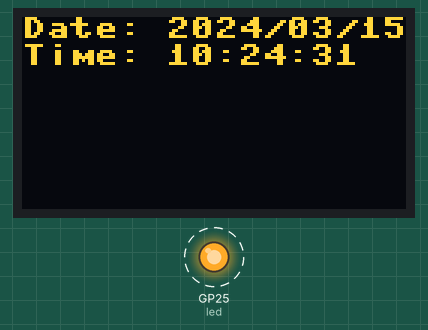
Recording of a program running on a simulated Raspberry Pi Pico running MicroPython. Shown: 128×64 one-colour display, output pins drawn as LEDs (lit = HIGH). Dashed ring = blinking. The OLED is the two-colour kind (top 16 rows yellow); the clock reads 2024-03-15 10:24:30 at power-on unless the program sets it; library files of the repository ran but are not shown: sh1106.py.

Above: at 1.1 s.
At 9.1 s:
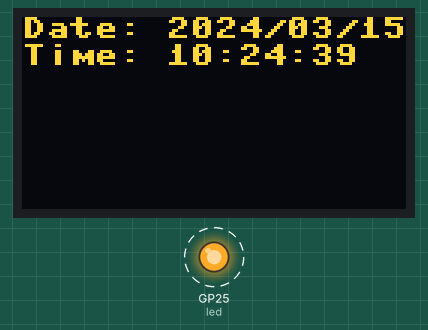
At 19.1 s:
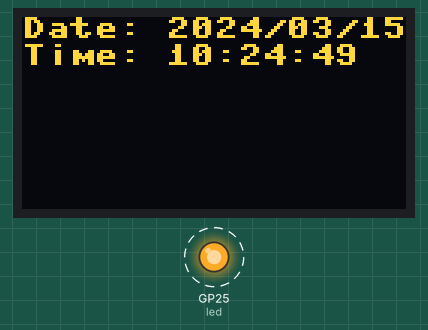
At 38.1 s:
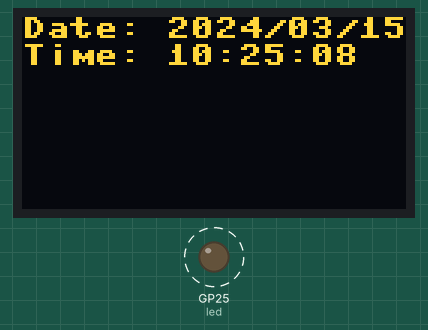
Timing chart, 0 to 40.0 s (numbered marks = the images above):
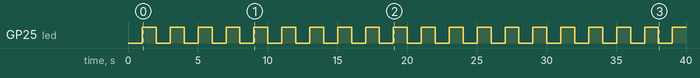

Measured:
- by itself, GP25 (led): alternates HIGH for 1.0 s and LOW for 1.0 s
- what the display in image 0 shows lasts 1.0 s, from 1.1 s to 2.1 s

The program:

oled_clock.py
```python
'''Show the date and time on OLED display'''

from machine import Pin, Timer, I2C
import utime
import time
import sh1106

i2c_data = 16
i2c_clock = 17
tim = Timer()
led = Pin(25, Pin.OUT)

i2c = machine.I2C(0, scl=machine.Pin(i2c_clock), sda=machine.Pin(i2c_data), freq=400000)
display = sh1106.SH1106_I2C(128, 64, i2c, None, 0x3c)

def tick(timer):
    global led
    global display
    led.toggle()
    now = time.localtime()
    date_str = "Date: {}/{:02d}/{:02d}".format(now[0], now[1], now[2])
    time_str = "Time: {:02d}:{:02d}:{:02d}".format(now[3], now[4], now[5])

    display.fill(0)
    # this .text is from the FrameBuffer `FrameBuffer.text(s, x, y[, c])`
    # the font for the text is always 8x8 so you move down the Y co-ord by 9 or so for a new line
    display.text(date_str,0,0,1)
    display.text(time_str,0,9,1)
    display.show()

tim.init(freq=1, mode=Timer.PERIODIC, callback=tick)
```
